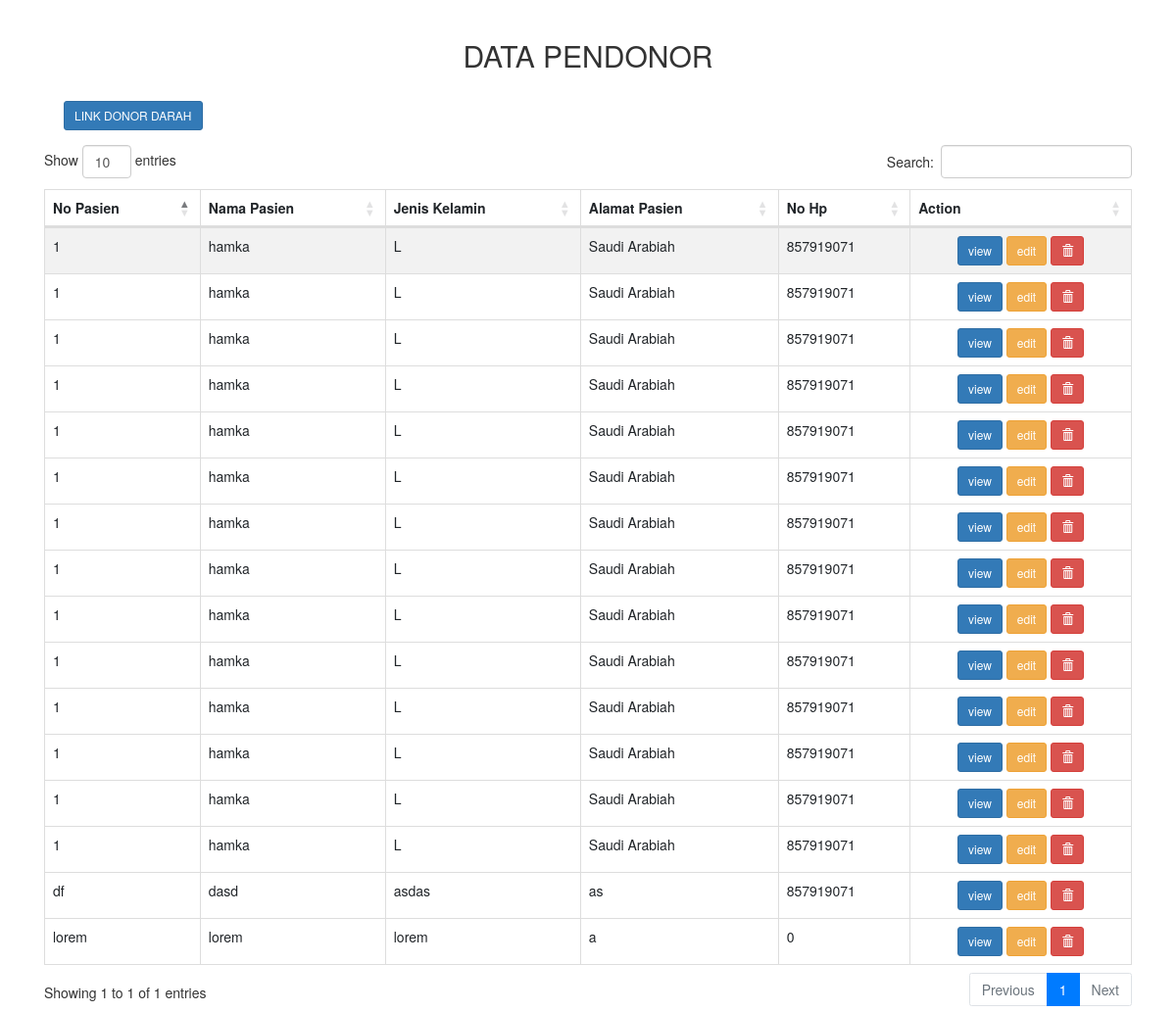
/darah/, run on an earlier commit of the app's database.
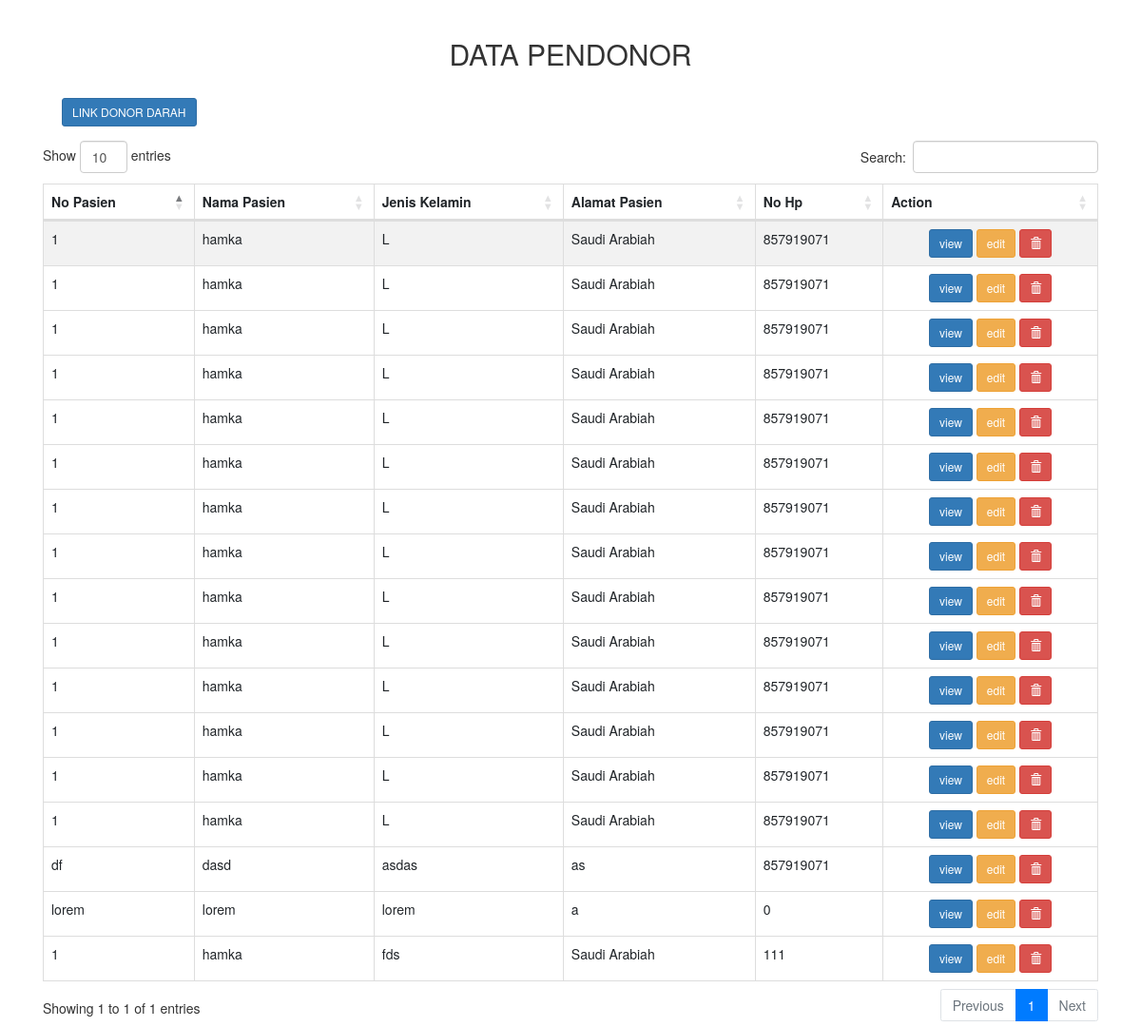
And on a later commit of the database.
### darah/models.py (models this page shows, shortened)
class Pasien(models.Model):
    no_pasien = models.CharField(max_length =10, null=True,blank=False)
    nama_pasien = models.CharField(max_length=240, null=True,blank=False)
    jenis_kelamin = models.CharField(max_length=6, null=True,blank=False)
    alamat_pasien = models.CharField(max_length=100, null=True,blank=False)
    no_hp = models.IntegerField(null=True,blank=False)

### darah/views.py (the view)
# urls.py: path('',views.index, name='list-darah'),
def index(req):
    task = models.Pasien.objects.all()
    return render(req, 'darah/index.html',
    { 'data' : task,}
    )

### darah/templates/darah/index.html (shortened to what this page needs)
<!DOCTYPE html>
<html lang="en">
  <head>
    <link rel="stylesheet" href="https://cdn.jsdelivr.net/npm/bootstrap@4.5.3/dist/css/bootstrap.min.css"
>
    <link rel="stylesheet" type="text/css" href="https://maxcdn.bootstrapcdn.com/bootstrap/3.3.7/css/bootstrap.min.css">
    <link rel="stylesheet" type="text/css" href="https://cdn.datatables.net/1.10.16/css/dataTables.bootstrap4.min.css">
  </head>
    <div class="container" style="margin-top: 20px">
      <div class="row">
        <div class="col-md-12">
          <h2 style="text-align: center;margin-bottom: 30px">DATA PENDONOR</h2>
          <table id="table_id" class="table table-striped table-bordered" cellspacing="0" width="100%">
            <a style="margin-left: 20px; margin-bottom: 15px;" class="btn btn-sm btn-primary" href="{% url 'tambah' %}">LINK DONOR DARAH</a>
            <thead>
              <tr>
                <th>No Pasien</th>
                <th>Nama Pasien</th>
                <th>Jenis Kelamin</th>
                <th>Alamat Pasien</th>
                <th>No Hp</th>
                <th>Action</th>
              </tr>
            </thead>
            <tbody>
              {% for d in data %}
              <tr>
                <td>{{d.no_pasien}}</td>
                <td>{{d.nama_pasien}}</td>
                <td>{{d.jenis_kelamin}}</td>
                <td>{{d.alamat_pasien}}</td>
                <td>{{d.no_hp}}</td>
                <td style="text-align: center;">
                  <a class="btn btn-sm btn-primary" href="/darah{{d.id}}/">view</a>
                  <a class="btn btn-sm btn-warning" href="/darah{{d.id}}/edit">edit</a>
                  <a class="btn btn-sm btn-danger" href="/darah{{d.id}}/hapus"><i
                      class="glyphicon glyphicon-trash"></i></a>
                </td>
              </tr>
            </tbody>
            {% endfor %}
          </table>
        </div>
      </div>
    </div>
  </body>
  </html>

What changed in the data, as far as the page shows it:
added Pasien: no_pasien "1", nama_pasien "hamka", jenis_kelamin "fds", alamat_pasien "Saudi Arabiah", no_hp "111"
